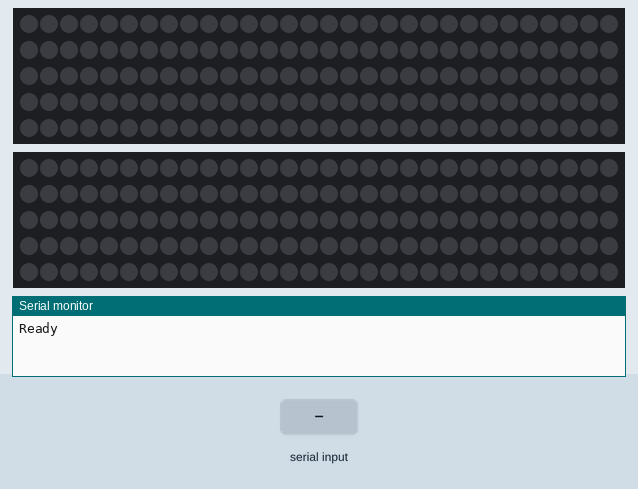
The sketch below on a simulated Arduino Uno, built with avr-gcc and run on an emulated ATmega328P. Shown: 2 × 150 RGB LEDs in strip order, left to right, continuing on the next row, the last lines printed to the serial monitor. Inputs (shaded band) come from the test bench. Dim RGB values are drawn brighter than linear.

Above: at 1.2 s.
1.3 s: "a\n" received over Serial
At 2.3 s:
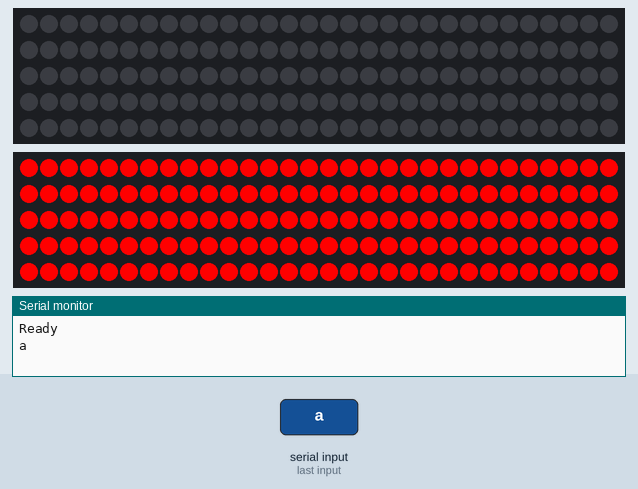
2.8 s: "b\n" received over Serial
At 3.5 s:
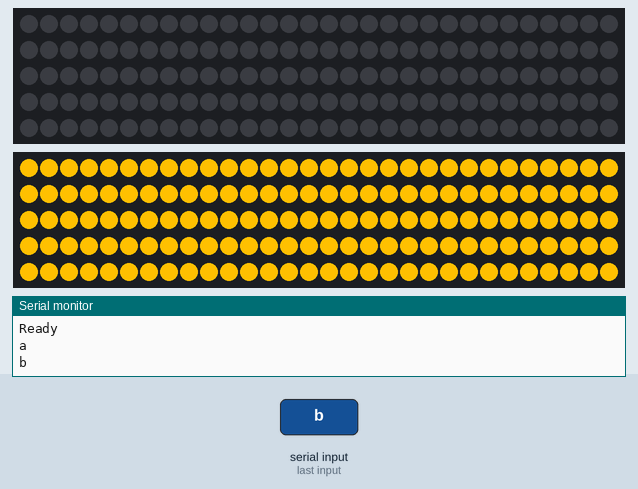
4.3 s: "c\n" received over Serial
At 4.6 s:
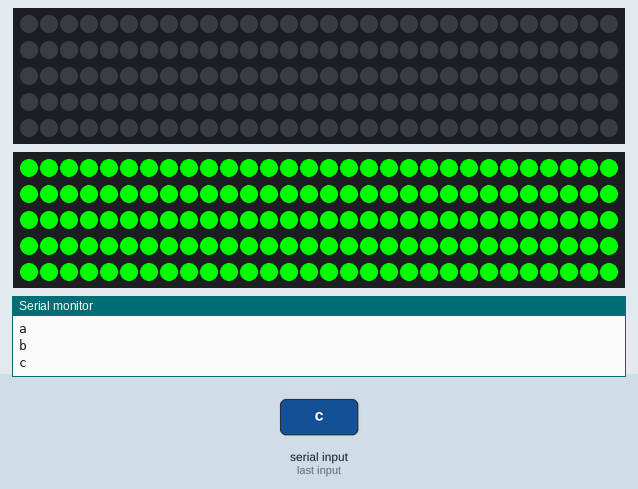
5.8 s: "d\n" received over Serial
At 6.9 s:
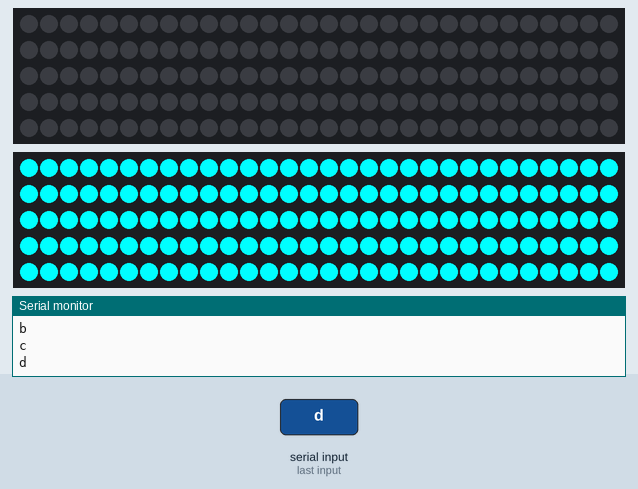
7.3 s: "e\n" received over Serial
At 8.1 s:
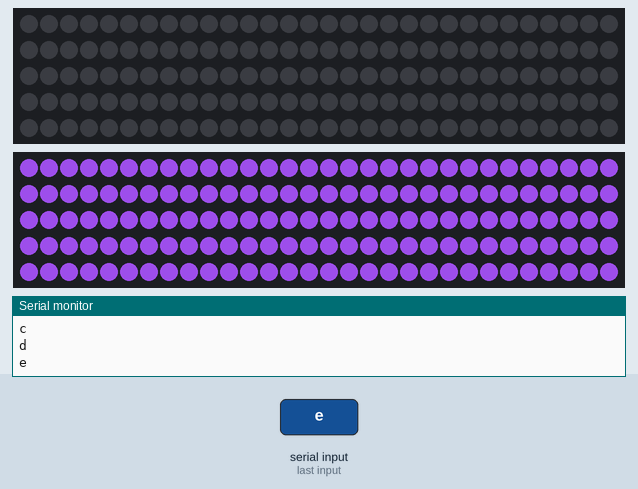
8.8 s: "f\n" received over Serial
At 9.2 s:
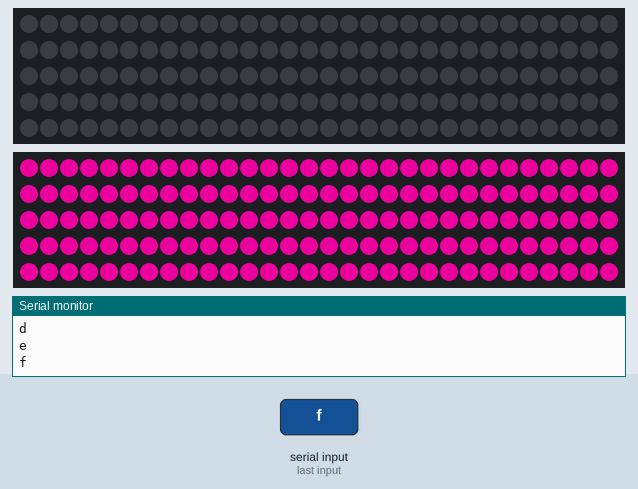
Timing chart, 0 to 11.3 s (numbered marks = the images above; inputs shaded):
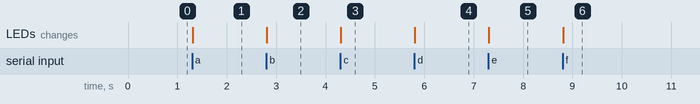

The sketch:

stages.ino
```cpp
#include <Adafruit_NeoPixel.h>

/*****************************************************************************/
// Debug 0 or 1
int debug = 1;

// Number of RGB LEDs in strand:
int nStages = 2;
int nNumStageBlock = 1;
int nLEDs = 150;

// Max String Size
int stringMax = 200;

String inputString = "";         // a string to hold incoming data
boolean stringComplete = false;  // whether the string is complete

int dataPins[2];
int clockPin = 3;

Adafruit_NeoPixel strip1 = Adafruit_NeoPixel((nLEDs * nNumStageBlock), 5, NEO_GRB + NEO_KHZ800);
Adafruit_NeoPixel strip2 = Adafruit_NeoPixel((nLEDs * nNumStageBlock), 7, NEO_GRB + NEO_KHZ800);


void setup() {

  // Start up the LED strip
  strip1.begin();
  strip2.begin();

  // Update the strip, to start they are all 'off'
  strip1.show();
  strip2.show();

  Serial.begin(9600);
  inputString.reserve(stringMax);

  Serial.println("Ready");

}


void loop() {

  String r, g, b;

  serialEvent();

  if (stringComplete) {

    if (inputString.startsWith("1,")) {

      if (inputString.indexOf("a") != -1) {
        colorNow1(strip1.Color(255, 0, 0));
      }
      else if (inputString.indexOf("b") != -1) {
        colorNow1(strip1.Color(255, 192, 0));
      }
      else if (inputString.indexOf("c") != -1) {
        colorNow1(strip1.Color(0, 255, 0));
      }
      else if (inputString.indexOf("d") != -1) {
        colorNow1(strip1.Color(0, 255, 255));
      }
      else if (inputString.indexOf("e") != -1) {
        colorNow1(strip1.Color(128, 64, 192));
      }
      else if (inputString.indexOf("f") != -1) {
        colorNow1(strip1.Color(192, 0, 128));
      }
      else {

        if (inputString.length() >= 15) {

          inputString = "";

          if (debug) {

            Serial.println("RGB Buffer Overrun and Truncation");

          }

        } else {

          r = inputString.substring(2, 5);
          g = inputString.substring(6, 9);
          b = inputString.substring(10, 131);
          colorNow1(strip1.Color(r.toInt(), g.toInt(), b.toInt()));

          if (debug) {
            Serial.println("\n" + r + "," + g + "," + b);
          }

        }

      }

    } else {

      if (inputString.indexOf("a") != -1) {
        colorNow2(strip2.Color(255, 0, 0));
      }
      else if (inputString.indexOf("b") != -1) {
        colorNow2(strip2.Color(255, 192, 0));
      }
      else if (inputString.indexOf("c") != -1) {
        colorNow2(strip2.Color(0, 255, 0));
      }
      else if (inputString.indexOf("d") != -1) {
        colorNow2(strip2.Color(0, 255, 255));
      }
      else if (inputString.indexOf("e") != -1) {
        colorNow2(strip2.Color(128, 64, 192));
      }
      else if (inputString.indexOf("f") != -1) {
        colorNow2(strip2.Color(192, 0, 128));
      }
      else {

        if (inputString.length() >= 15) {

          inputString = "";

          if (debug) {

            Serial.println("RGB Buffer Overrun and Truncation");

          }

        } else {

          r = inputString.substring(2, 5);
          g = inputString.substring(6, 9);
          b = inputString.substring(10, 131);
          colorNow2(strip2.Color(r.toInt(), g.toInt(), b.toInt()));

          if (debug) {
            Serial.println("\n" + r + "," + g + "," + b);
          }

        }

      }

    }

    inputString = "";
    stringComplete = false;

  }

}

void serialEvent() {
  while (Serial.available()) {
    char inChar = (char)Serial.read();

    if (inputString.length() >= stringMax) {

      inputString = "";

      if (debug) {

        Serial.println("String Buffer Overrun and Truncation");

      }

    }

    inputString += inChar;

    if (debug) {
      Serial.print(inChar);
    }

    if (inChar == '\n' || inChar == '\r') {
      stringComplete = true;
    }
  }
}


void colorNow1(uint32_t c) {
  for (uint16_t i=0; i<strip1.numPixels(); i++) {
    strip1.setPixelColor(i, c);
  }
  strip1.show();
}

void colorNow2(uint32_t c) {
  for (uint16_t i=0; i<strip2.numPixels(); i++) {
    strip2.setPixelColor(i, c);
  }
  strip2.show();
}
```

Measured:
- after the input at 1.3 s, the LEDs: change at once (image 1)
- after the input at 2.8 s, the LEDs: change at once (image 2)
- after the input at 4.3 s, the LEDs: change at once (image 3)
- after the input at 5.8 s, the LEDs: change at once (image 4)
- after the input at 7.3 s, the LEDs: change at once (image 5)
- after the input at 8.8 s, the LEDs: change at once (image 6)
